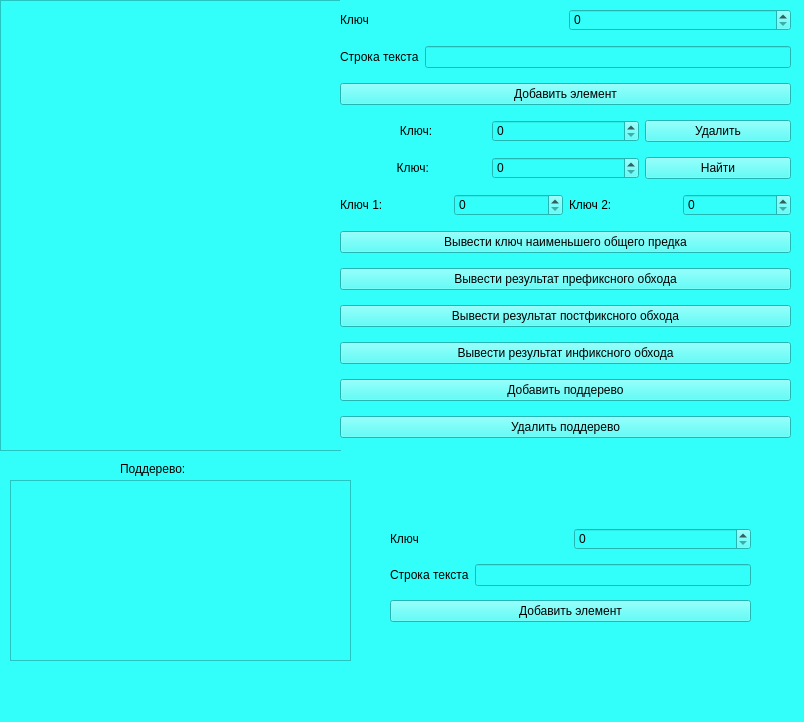
<?xml version="1.0" encoding="UTF-8"?>
<ui version="4.0">
 <class>MainWindow</class>
 <widget class="QMainWindow" name="MainWindow">
  <property name="geometry">
   <rect>
    <x>0</x>
    <y>0</y>
    <width>804</width>
    <height>722</height>
   </rect>
  </property>
  <property name="windowTitle">
   <string>MainWindow</string>
  </property>
  <property name="styleSheet">
   <string notr="true">background-color: rgb(50,255, 250);
color: rgb(0, 0, 0);
font: 700 italic 15pt &quot;Ubuntu&quot;;</string>
  </property>
  <widget class="QWidget" name="centralwidget">
   <widget class="QTreeView" name="treeView">
    <property name="geometry">
     <rect>
      <x>0</x>
      <y>0</y>
      <width>341</width>
      <height>451</height>
     </rect>
    </property>
   </widget>
   <widget class="QWidget" name="layoutWidget">
    <property name="geometry">
     <rect>
      <x>340</x>
      <y>0</y>
      <width>451</width>
      <height>450</height>
     </rect>
    </property>
    <layout class="QVBoxLayout" name="verticalLayout">
     <item>
      <layout class="QHBoxLayout" name="horizontalLayout">
       <item>
        <widget class="QLabel" name="lbl_key">
         <property name="text">
          <string>Ключ</string>
         </property>
        </widget>
       </item>
       <item>
        <widget class="QSpinBox" name="spb_val"/>
       </item>
      </layout>
     </item>
     <item>
      <layout class="QHBoxLayout" name="horizontalLayout_2">
       <item>
        <widget class="QLabel" name="lbl_value">
         <property name="text">
          <string>Строка текста</string>
         </property>
        </widget>
       </item>
       <item>
        <widget class="QLineEdit" name="lineEditText"/>
       </item>
      </layout>
     </item>
     <item>
      <widget class="QPushButton" name="bnt_add_item">
       <property name="text">
        <string>Добавить элемент</string>
       </property>
      </widget>
     </item>
     <item>
      <layout class="QHBoxLayout" name="horizontalLayout_3">
       <item>
        <widget class="QLabel" name="lbl_del">
         <property name="text">
          <string>                  Ключ:</string>
         </property>
        </widget>
       </item>
       <item>
        <widget class="QSpinBox" name="spb_delValue"/>
       </item>
       <item>
        <widget class="QPushButton" name="bnt_remove">
         <property name="text">
          <string>Удалить</string>
         </property>
        </widget>
       </item>
      </layout>
     </item>
     <item>
      <layout class="QHBoxLayout" name="horizontalLayout_4">
       <item>
        <widget class="QLabel" name="lbl_find">
         <property name="text">
          <string>                 Ключ:</string>
         </property>
        </widget>
       </item>
       <item>
        <widget class="QSpinBox" name="spb_findValue"/>
       </item>
       <item>
        <widget class="QPushButton" name="bnt_search">
         <property name="text">
          <string>Найти</string>
         </property>
        </widget>
       </item>
      </layout>
     </item>
     <item>
      <layout class="QHBoxLayout" name="horizontalLayout_7">
       <item>
        <widget class="QLabel" name="label_2">
         <property name="text">
          <string>Ключ 1:</string>
         </property>
        </widget>
       </item>
       <item>
        <widget class="QSpinBox" name="el_1"/>
       </item>
       <item>
        <widget class="QLabel" name="label_3">
         <property name="text">
          <string>Ключ 2:</string>
         </property>
        </widget>
       </item>
       <item>
        <widget class="QSpinBox" name="el_2"/>
       </item>
      </layout>
     </item>
     <item>
      <widget class="QPushButton" name="bnt_cnt_of_list">
       <property name="text">
        <string>Вывести ключ наименьшего общего предка</string>
       </property>
      </widget>
     </item>
     <item>
      <widget class="QPushButton" name="bnt_pre">
       <property name="text">
        <string>Вывести результат префиксного обхода</string>
       </property>
      </widget>
     </item>
     <item>
      <widget class="QPushButton" name="bnt_post">
       <property name="text">
        <string>Вывести результат постфиксного обхода</string>
       </property>
      </widget>
     </item>
     <item>
      <widget class="QPushButton" name="bnt_in">
       <property name="text">
        <string>Вывести результат инфиксного обхода</string>
       </property>
      </widget>
     </item>
     <item>
      <widget class="QPushButton" name="bnt_add_subtree">
       <property name="text">
        <string>Добавить поддерево</string>
       </property>
      </widget>
     </item>
     <item>
      <widget class="QPushButton" name="bnt_remove_subtree">
       <property name="text">
        <string>Удалить поддерево</string>
       </property>
      </widget>
     </item>
    </layout>
   </widget>
   <widget class="QTreeView" name="treeView_2">
    <property name="geometry">
     <rect>
      <x>10</x>
      <y>480</y>
      <width>341</width>
      <height>181</height>
     </rect>
    </property>
   </widget>
   <widget class="QLabel" name="label">
    <property name="geometry">
     <rect>
      <x>120</x>
      <y>460</y>
      <width>111</width>
      <height>17</height>
     </rect>
    </property>
    <property name="text">
     <string>Поддерево:</string>
    </property>
   </widget>
   <widget class="QWidget" name="layoutWidget">
    <property name="geometry">
     <rect>
      <x>390</x>
      <y>520</y>
      <width>361</width>
      <height>111</height>
     </rect>
    </property>
    <layout class="QVBoxLayout" name="verticalLayout_2">
     <item>
      <layout class="QHBoxLayout" name="horizontalLayout_5">
       <item>
        <widget class="QLabel" name="lbl_key_2">
         <property name="text">
          <string>Ключ</string>
         </property>
        </widget>
       </item>
       <item>
        <widget class="QSpinBox" name="spb_val_2"/>
       </item>
      </layout>
     </item>
     <item>
      <layout class="QHBoxLayout" name="horizontalLayout_6">
       <item>
        <widget class="QLabel" name="lbl_value_2">
         <property name="text">
          <string>Строка текста</string>
         </property>
        </widget>
       </item>
       <item>
        <widget class="QLineEdit" name="lineEditText_2"/>
       </item>
      </layout>
     </item>
     <item>
      <widget class="QPushButton" name="bnt_add_item_2">
       <property name="text">
        <string>Добавить элемент</string>
       </property>
      </widget>
     </item>
    </layout>
   </widget>
  </widget>
  <widget class="QMenuBar" name="menubar">
   <property name="geometry">
    <rect>
     <x>0</x>
     <y>0</y>
     <width>804</width>
     <height>28</height>
    </rect>
   </property>
  </widget>
  <widget class="QStatusBar" name="statusbar"/>
 </widget>
 <resources/>
 <connections/>
</ui>
